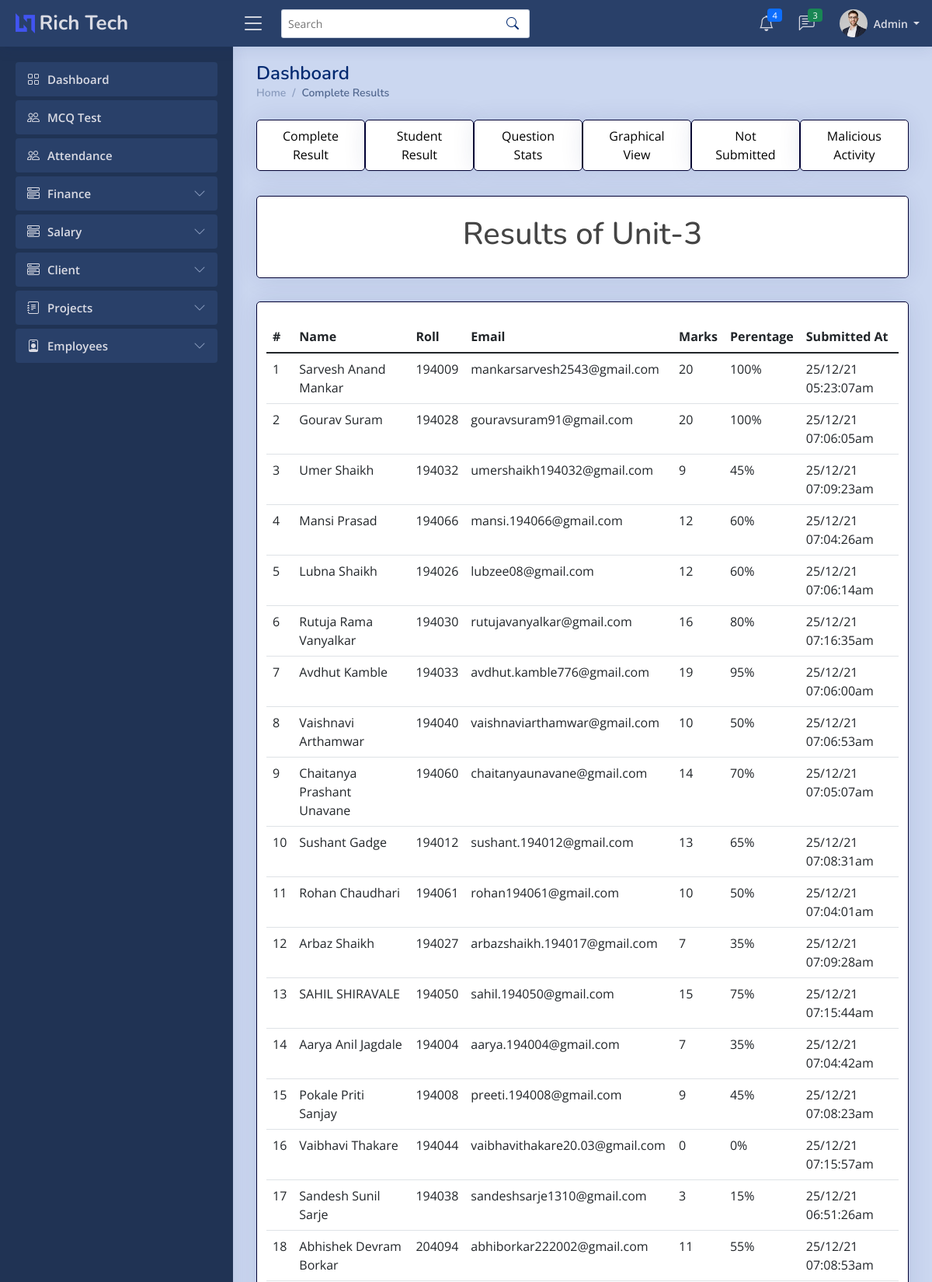
Screenshot of /MCQ/allresult.php (signed in, upper part) with the database file from the repository.
### tables this page shows
CREATE TABLE `tempresult` (
  `quizname` varchar(255) NOT NULL
);

CREATE TABLE `student` (
  `Id` int(7) NOT NULL,
  `email` varchar(255) NOT NULL,
  `ename` varchar(255) NOT NULL,
  `roll` varchar(20) NOT NULL,
  `mobile` varchar(15) NOT NULL,
  `done` varchar(10) NOT NULL,
  `marks` int(7) NOT NULL,
  `per` double NOT NULL,
  `ttime` varchar(255) NOT NULL,
  `quizname` varchar(255) NOT NULL
);

### MCQ/allresult.php (the view, shortened to what this page needs)
<?php
    if ($_SESSION['erole']=="admin"){
?>
<!DOCTYPE html>
<html lang="en">
<head>
  <link href="../assets/vendor/bootstrap/css/bootstrap.min.css" rel="stylesheet">
  <link href="../assets/vendor/bootstrap-icons/bootstrap-icons.css" rel="stylesheet">
  <link href="../assets/vendor/boxicons/css/boxicons.min.css" rel="stylesheet">
  <link href="../assets/vendor/quill/quill.snow.css" rel="stylesheet">
  <link href="../assets/vendor/quill/quill.bubble.css" rel="stylesheet">
  <link href="../assets/vendor/remixicon/remixicon.css" rel="stylesheet">
  <link href="../assets/vendor/simple-datatables/style.css" rel="stylesheet">
  <link rel="stylesheet" href="../assets/css/style.css?v=<?php echo time(); ?>">
</head>
<body>
      <?php
            include 'imports/nav-admin.php';
            require ('config.php');
      ?>
  <main id="main" class="main">
    <div class="pagetitle">
      <h1>Dashboard</h1>
      <nav>
        <ol class="breadcrumb">
          <li class="breadcrumb-item"><a href="dashboard.php">Home</a></li>
          <li class="breadcrumb-item active">Complete Results</li>
        </ol>
      </nav>
    </div>
    <nav class="navbar navbar-light navbar-expand-md">
        <div class="container-fluid">
            <div class="collapse navbar-collapse" id="navcol-1">
                <ul class="navbar-nav">
                    <div class="row">
                        <div class="card container jumbotron col-md-2" style="margin:0px">
                            <center><li class="nav-item"><a class="nav-link" href="allresult.php" style="color:black">Complete Result</a></li></center>
                        </div>
                        <div class="card container jumbotron col-md-2" style="margin:0px">
                            <center><li class="nav-item"><a class="nav-link" href="studresult.php" style="color:black">Student Result</a></li></center>
                        </div>
                        <div class="card container jumbotron col-md-2" style="margin:0px">
                            <center><li class="nav-item"><a class="nav-link" href="questionstats.php" style="color:black">Question Stats</a></li></center>
                        </div>
                        <div class="card container jumbotron col-md-2" style="margin:0px">
                            <center><li class="nav-item"><a class="nav-link" href="graph.php" style="color:black">Graphical View</a></li></center>
                        </div>
                        <div class="card container jumbotron col-md-2" style="margin:0px">
                            <center><li class="nav-item"><a class="nav-link" href="studnots.php" style="color:black">Not Submitted</a></li></center>
                        </div>
                        <div class="card container jumbotron col-md-2" style="margin:0px">
                            <center><li class="nav-item"><a class="nav-link" href="malicious.php" style="color:black">Malicious Activity</a></li></center>
                        </div>
                    </div>
                </ul>
            </div>
        </div>
    </nav>
    <br>
    <div class="card jumbotron container">
        <br>
        <?php
        $conn=mysqli_connect($server_name,$username,$password,$database_name);
        $sql_query = "SELECT quizname from tempresult";
        $records = mysqli_query($conn,$sql_query);
        while($data = mysqli_fetch_array($records)){
            $qz=$data['quizname'];
        }
        echo "<center><h1>Results of ".$qz."</h1></center>";
        ?>
        <br>
    </div>
    <div class="card container jumbotron">
        <br>
        <?php
            $n=1;
            $conn=mysqli_connect($server_name,$username,$password,$database_name);
            $sql_query = "SELECT * from student where quizname='$qz' and done='yes'";
            $records = mysqli_query($conn, $sql_query);
            echo '<table class="table">';
                echo '<thead class="thead-dark">';
                    echo '<tr>';
                    echo '<th scope="col">#</th>';
                    echo '<th scope="col">Name</th>';
                    echo '<th scope="col">Roll</th>';
                    echo '<th scope="col">Email</th>';
                    echo '<th scope="col">Marks</th>';
                    echo '<th scope="col">Perentage</th>';
                    echo '<th scope="col">Submitted At</th>';
                    echo '</tr>';
                echo '</thead>';
            echo '<tbody>';
            while($data = mysqli_fetch_array($records)){
                $roll=$data['roll'];
                $email=$data['email'];
                $marks=$data['marks'];
                $name=$data['ename'];
                $per=$data['per'];
                $ttime=$data['ttime'];
                        echo '<tr>
                        <td scope="row">'.$n.'</td>
                        <td>'.$name.'</td>
                        <td>'.$roll.'</td>
                        <td>'.$email.'</td>
                        <td>'.$marks.'</td>
                        <td>'.$per.'%</td>
                        <td>'.$ttime.'</td>
                        </tr>';
                $n+=1;
            }
            echo '</tbody>
            </table>';
        ?>
        <br>
    </div>
    <br><br>
  </main>
</body>
</html>
<?php
        }
        else{
            ob_start();
            header('Location: '.'../index.php');
            ob_end_flush();
            die();
        }
    ?>

### assets/css/style.css (style rules this page uses)
:root { scroll-behavior: smooth; }
body { font-family: "Open Sans", sans-serif; background: #cbd7f0; color: #444444; }
a { color: #4154f1; text-decoration: none; }
h1, h2, h3, h4, h5, h6 { font-family: "Nunito", sans-serif; }
#main { margin-top: 60px; padding: 20px 30px; transition: all 0.3s; }
.pagetitle { margin-bottom: 10px; }
.pagetitle h1 { font-size: 24px; margin-bottom: 0; font-weight: 600; color: #012970; }
.card { margin-bottom: 30px; border-width: 1px; border-color: #000033; border-radius: 5px; box-shadow: 0px 0 30px rgba(1, 41, 112, 0.1); }
.breadcrumb { font-size: 14px; font-family: "Nunito", sans-serif; color: #899bbd; font-weight: 600; }
.breadcrumb a { color: #899bbd; transition: 0.3s; }
.breadcrumb .breadcrumb-item::before { color: #899bbd; }
.breadcrumb .active { color: #51678f; font-weight: 600; }
@media (min-width: 1200px) { #main, #footer { margin-left: 300px; } }

### rows the page displays
tempresult: quizname "Unit-3"
student: ename "Sarvesh Anand Mankar", roll "194009", email "mankarsarvesh2543@gmail.com", marks "20", per "100", ttime "25/12/21 05:23:07am"
student: ename "Gourav Suram", roll "194028", email "gouravsuram91@gmail.com", marks "20", per "100", ttime "25/12/21 07:06:05am"
student: ename "Umer Shaikh", roll "194032", email "umershaikh194032@gmail.com", marks "9", per "45", ttime "25/12/21 07:09:23am"
student: ename "Mansi Prasad", roll "194066", email "mansi.194066@gmail.com", marks "12", per "60", ttime "25/12/21 07:04:26am"
student: ename "Lubna Shaikh", roll "194026", email "lubzee08@gmail.com", marks "12", per "60", ttime "25/12/21 07:06:14am"
student: ename "Rutuja Rama Vanyalkar", roll "194030", email "rutujavanyalkar@gmail.com", marks "16", per "80", ttime "25/12/21 07:16:35am"
student: ename "Avdhut Kamble", roll "194033", email "avdhut.kamble776@gmail.com", marks "19", per "95", ttime "25/12/21 07:06:00am"
student: ename "Vaishnavi Arthamwar", roll "194040", email "vaishnaviarthamwar@gmail.com", marks "10", per "50", ttime "25/12/21 07:06:53am"
student: ename "Chaitanya Prashant Unavane", roll "194060", email "chaitanyaunavane@gmail.com", marks "14", per "70", ttime "25/12/21 07:05:07am"
student: ename "Sushant Gadge", roll "194012", email "sushant.194012@gmail.com", marks "13", per "65", ttime "25/12/21 07:08:31am"
student: ename "Rohan Chaudhari", roll "194061", email "rohan194061@gmail.com", marks "10", per "50", ttime "25/12/21 07:04:01am"
student: ename "Arbaz Shaikh", roll "194027", email "arbazshaikh.194017@gmail.com", marks "7", per "35", ttime "25/12/21 07:09:28am"
student: ename "SAHIL SHIRAVALE", roll "194050", email "sahil.194050@gmail.com", marks "15", per "75", ttime "25/12/21 07:15:44am"
student: ename "Aarya Anil Jagdale", roll "194004", email "aarya.194004@gmail.com", marks "7", per "35", ttime "25/12/21 07:04:42am"
student: ename "Pokale Priti Sanjay", roll "194008", email "preeti.194008@gmail.com", marks "9", per "45", ttime "25/12/21 07:08:23am"
student: ename "Vaibhavi Thakare", roll "194044", email "vaibhavithakare20.03@gmail.com", marks "0", per "0", ttime "25/12/21 07:15:57am"
student: ename "Sandesh Sunil Sarje", roll "194038", email "sandeshsarje1310@gmail.com", marks "3", per "15", ttime "25/12/21 06:51:26am"
student: ename "Abhishek Devram Borkar", roll "204094", email "abhiborkar222002@gmail.com", marks "11", per "55", ttime "25/12/21 07:08:53am"

### other values shown
$count "4"
